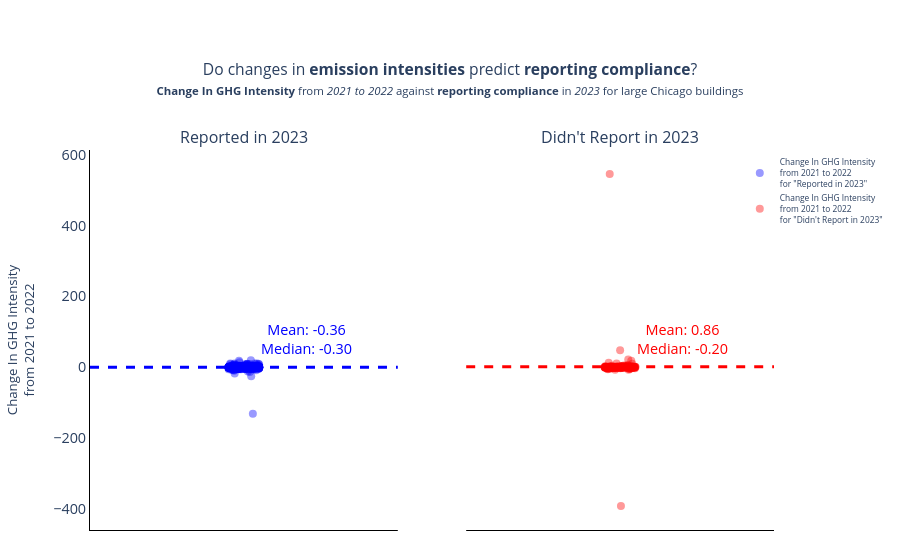

The code cell stored with this chart in its notebook:
### Code cell
title = (
    f'<span style="font-size:{base_fontsize * 1.3}px;">'
    + "Do changes in <b>emission intensities</b> predict <b>reporting compliance</b>?</span>"
    f'<br><span style="font-size:{base_fontsize * 0.95};">'
    + f"<b>Change In GHG Intensity</b> from <i>{two_years_prior} to {year_prior}</i>"
    + f" against <b>reporting compliance</b> in <i>{most_recent_year}</i> for large Chicago buildings</span>"
)

value_mapping = {
    1: f"Didn't Report in {most_recent_year}",
    0: f"Reported in {most_recent_year}",
}
fig = create_scatter_with_means(
    df=df_subset_recent.dropna(subset=["Chng_GHGIntensity_LastYear"]),
    x="non_reporting",
    y="Chng_GHGIntensity_LastYear",
    hover_data=["PropertyName"],  # Reduced columns to make file size smaller
    value_mapping=value_mapping,
    base_fontsize=12,
    x_label=f"Reported Data in {most_recent_year}?",
    y_label=f"Change In GHG Intensity<br>from {two_years_prior} to {year_prior}",
    title=title,
)


iplot(fig)
for dir in dirs:
    fig.write_html(
        os.path.join(dir, "change_GHG_trend_by_compliance_recent_data_only.html"),
        include_plotlyjs="cdn",
    )


# Save jpg version for mobile
out, reduce_memory = show_fig(fig, reduce_memory)
with open(
    os.path.join(
        static_blog_pth, "change_GHG_trend_by_compliance_recent_data_only.png"
    ),
    "wb",
) as f:
    f.write(out)

### Figure 1 — Plotly figure (JSON) as saved in the notebook; plotly's stock layout.template omitted (floating-point values rounded to 4 significant figures; data arrays with more than 128 entries replaced by an {"elided": "..."} marker saying what was removed)
{"data": [{"customdata": {"elided": "2195x1 str values"}, "hovertemplate": "PropertyName: %{customdata[0]}", "marker": {"color": "rgba(0, 0, 255, 0.5)", "opacity": 0.8, "size": 8}, "mode": "markers", "name": "Change In GHG Intensity<br>from 2021 to 2022 <br>for \"Reported in 2023\"", "type": "scatter", "x": {"elided": "2195 float values"}, "xaxis": "x", "y": {"elided": "2195 float values"}, "yaxis": "y"}, {"customdata": {"elided": "239x1 str values"}, "hovertemplate": "PropertyName: %{customdata[0]}", "marker": {"color": "rgba(255, 0, 0, 0.5)", "opacity": 0.8, "size": 8}, "mode": "markers", "name": "Change In GHG Intensity<br>from 2021 to 2022 <br>for \"Didn't Report in 2023\"", "type": "scatter", "x": {"elided": "239 float values"}, "xaxis": "x2", "y": {"elided": "239 float values"}, "yaxis": "y2"}], "layout": {"annotations": [{"font": {"size": 16}, "showarrow": false, "text": "Reported in 2023", "x": 0.225, "xanchor": "center", "xref": "paper", "y": 1, "yanchor": "bottom", "yref": "paper"}, {"font": {"size": 16}, "showarrow": false, "text": "Didn't Report in 2023", "x": 0.775, "xanchor": "center", "xref": "paper", "y": 1, "yanchor": "bottom", "yref": "paper"}, {"font": {"color": "rgba(0, 0, 255, 1)", "size": 14.4}, "showarrow": false, "text": "Mean: -0.36<br>Median: -0.30", "x": 1.001, "xanchor": "left", "xref": "x", "y": 19.64, "yanchor": "bottom", "yref": "y"}, {"font": {"color": "rgba(255, 0, 0, 1)", "size": 14.4}, "showarrow": false, "text": "Mean: 0.86<br>Median: -0.20", "x": 1.001, "xanchor": "left", "xref": "x2", "y": 20.86, "yanchor": "bottom", "yref": "y2"}], "autosize": true, "legend": {"font": {"size": 8.4}, "x": 0.95, "y": 1}, "margin": {"b": 30, "l": 30, "r": 30, "t": 150}, "plot_bgcolor": "white", "shapes": [{"line": {"color": "rgba(0, 0, 255, 1)", "dash": "dash", "width": 3}, "name": "Mean Change In GHG Intensity<br>from 2021 to 2022", "type": "line", "x0": 0, "x1": 1, "xref": "x domain", "y0": -0.359, "y1": -0.359, "yref": "y"}, {"line": {"color": "rgba(255, 0, 0, 1)", "dash": "dash", "width": 3}, "name": "Mean Change In GHG Intensity<br>from 2021 to 2022", "type": "line", "x0": 0, "x1": 1, "xref": "x2 domain", "y0": 0.8632, "y1": 0.8632, "yref": "y2"}], "title": {"font": {"size": 15.6}, "text": "<span style=\"font-size:15.600000000000001px;\">Do changes in <b>emission intensities</b> predict <b>reporting compliance</b>?</span><br><span style=\"font-size:11.399999999999999;\"><b>Change In GHG Intensity</b> from <i>2021 to 2022</i> against <b>reporting compliance</b> in <i>2023</i> for large Chicago buildings</span>", "x": 0.5}, "xaxis": {"anchor": "y", "domain": [0, 0.45], "linecolor": "black", "range": [0.99, 1.01], "showgrid": false, "showline": true, "showticklabels": false, "tickfont": {"size": 14.4}, "zeroline": true}, "xaxis2": {"anchor": "y2", "domain": [0.55, 1], "linecolor": "black", "range": [0.99, 1.01], "showgrid": false, "showline": true, "showticklabels": false, "tickfont": {"size": 14.4}, "zeroline": true}, "yaxis": {"anchor": "x", "domain": [0, 1], "linecolor": "black", "showgrid": false, "showline": true, "tickfont": {"size": 14.4}, "title": {"font": {"size": 13.2}, "text": "Change In GHG Intensity<br>from 2021 to 2022"}}, "yaxis2": {"anchor": "x2", "domain": [0, 1], "matches": "y", "showticklabels": false}}}
